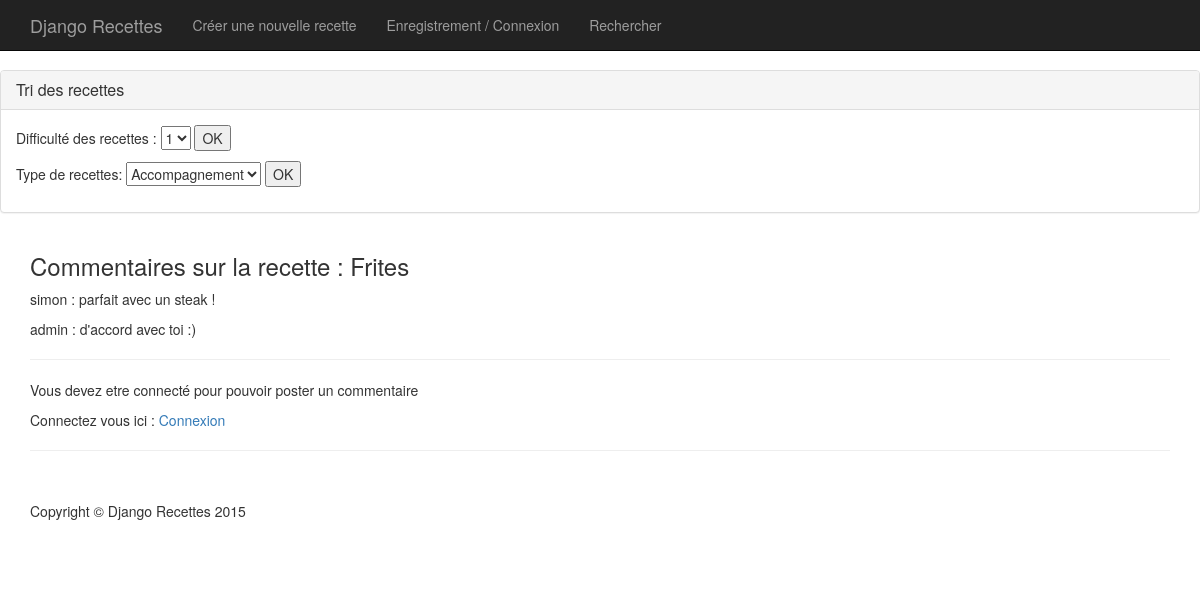
Screenshot of /recettes/1/commentaires/ with the database file from the repository.
### recette/models.py (models this page shows, shortened)
class Recette(models.Model):
    titre = models.CharField(max_length=150)
    description = models.CharField(max_length=500, default="Description")
    type_recette = models.ForeignKey('Type_Recette')
    difficulte = models.PositiveIntegerField()
    cout = models.FloatField()
    temps_cuisson = models.PositiveIntegerField()
    temps_repos = models.PositiveIntegerField()
    date_creation = models.DateField(auto_now=True)
    ingredients = models.ManyToManyField('Ingredient')
    images = models.ManyToManyField('Images', blank=True, null=True)
    etapes = models.ManyToManyField('Etape')
    commentaires = models.ManyToManyField('Commentaire', blank=True, null=True)

class Commentaire(models.Model):
    contenu = models.CharField(max_length=255)
    utilisateur = models.CharField(max_length=50, default="Anonyme")

### recette/views.py (the view)
# urls.py: url(r'recettes/(?P<id>\d+)/commentaires/$', commentaires, name="commentaires"),
def commentaires(request, id):
    recettes = Recette.objects.all()
    recette = Recette.objects.get(id=id)
    commentaires_id = Recette.objects.filter(id=id).values('commentaires')
    commentaires = []
    formulaire = CommentaireForm(request.POST)
    if formulaire.is_valid():
            formulaire.save()
    else:
        formulaire = CommentaireForm()
    for i in commentaires_id:
        try:
            c = Commentaire.objects.get(id=i['commentaires'])
            commentaires.append(c)
        except Exception as e:
            c = None
    contexte = {
        'recettes': recettes,
        'recette': recette,
        'commentaires': commentaires,
        'formulaire': formulaire,
    }
    return render(request, 'recette/commentaires.html', contexte)

### recette/forms.py
class CommentaireForm(forms.ModelForm):
    class Meta:
        model = Commentaire
        fields = ['contenu']
        labels = {
            'contenu': ("Commentaire")
        }

### recette/models.py (called while the page is built)
    def __str__(self):
        return self.type_recette

### recette/templates/recette/commentaires.html
{% extends 'recette/_base.html' %}
{% block contenu %}
    <h3>Commentaires sur la recette : {{ recette.titre }}</h3>
    {% if not commentaires %}
        <p>Pas de commentaires à afficher</p>
    {% else %}
        {% for c in commentaires %}
            <p>{{ c.utilisateur }} : {{ c.contenu }}</p>
        {% endfor %}
    {% endif %}
    <hr>
    {% if request.session.connected_user %}
        <form method="post" action="{% url 'recette:commentaire_post' recette.id %}">
            {{ formulaire.as_p }}
            {% csrf_token %}
            <input type="submit" value="Poster le commentaire"/>
        </form>
    {% else %}
        <p>Vous devez etre connecté pour pouvoir poster un commentaire</p>
        <p>Connectez vous ici : <a href="/login">Connexion</a></p>
    {% endif %}
{% endblock %}

### recette/static/recette/css/1-col-portfolio.css (style rules this page uses)
body { padding-top: 70px; }

### rows the page displays
Recette: titre "Frites"
Commentaire: utilisateur "simon", contenu "parfait avec un steak !"
Commentaire: utilisateur "admin", contenu "d'accord avec toi :)"

### other values shown
form field select_difficulte "1"
form field select_type "Accompagnement"
